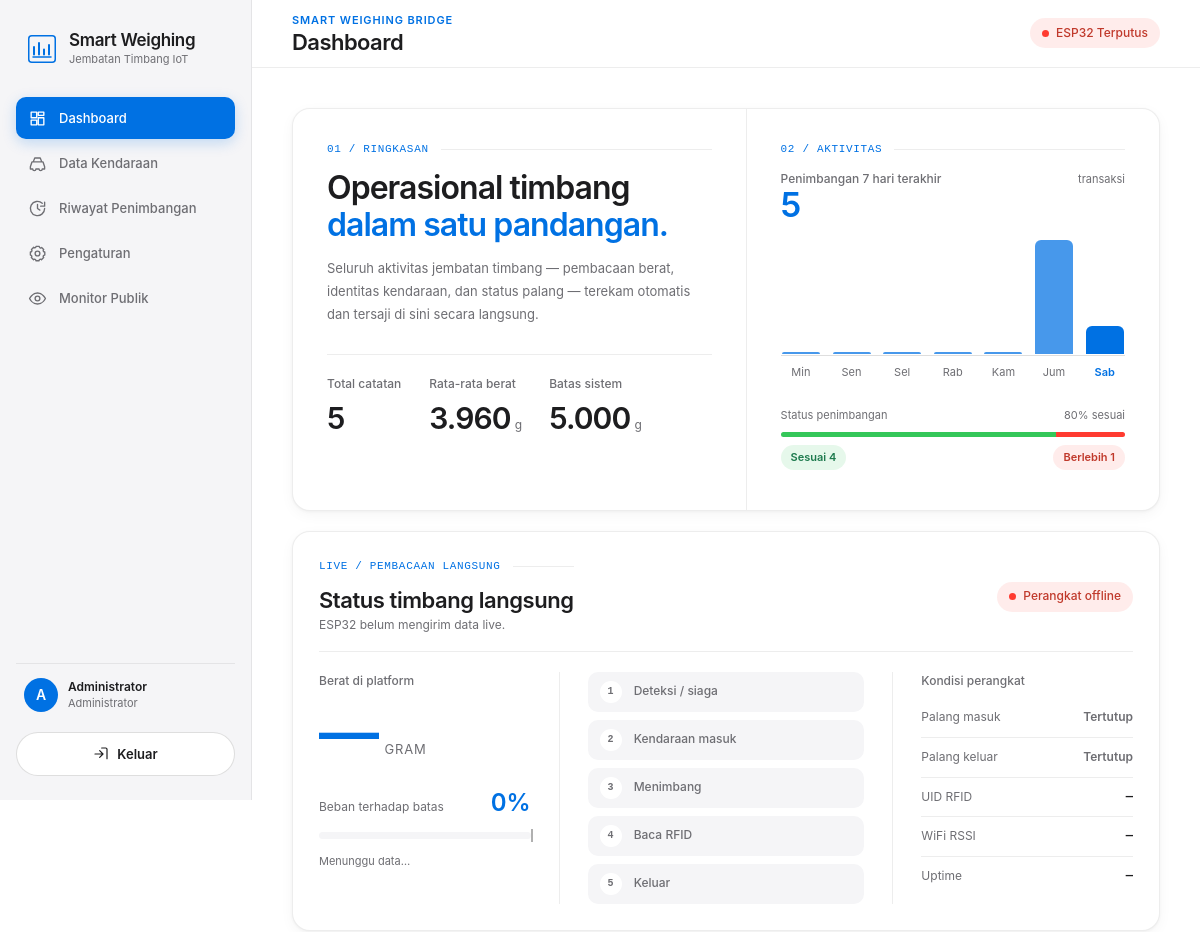
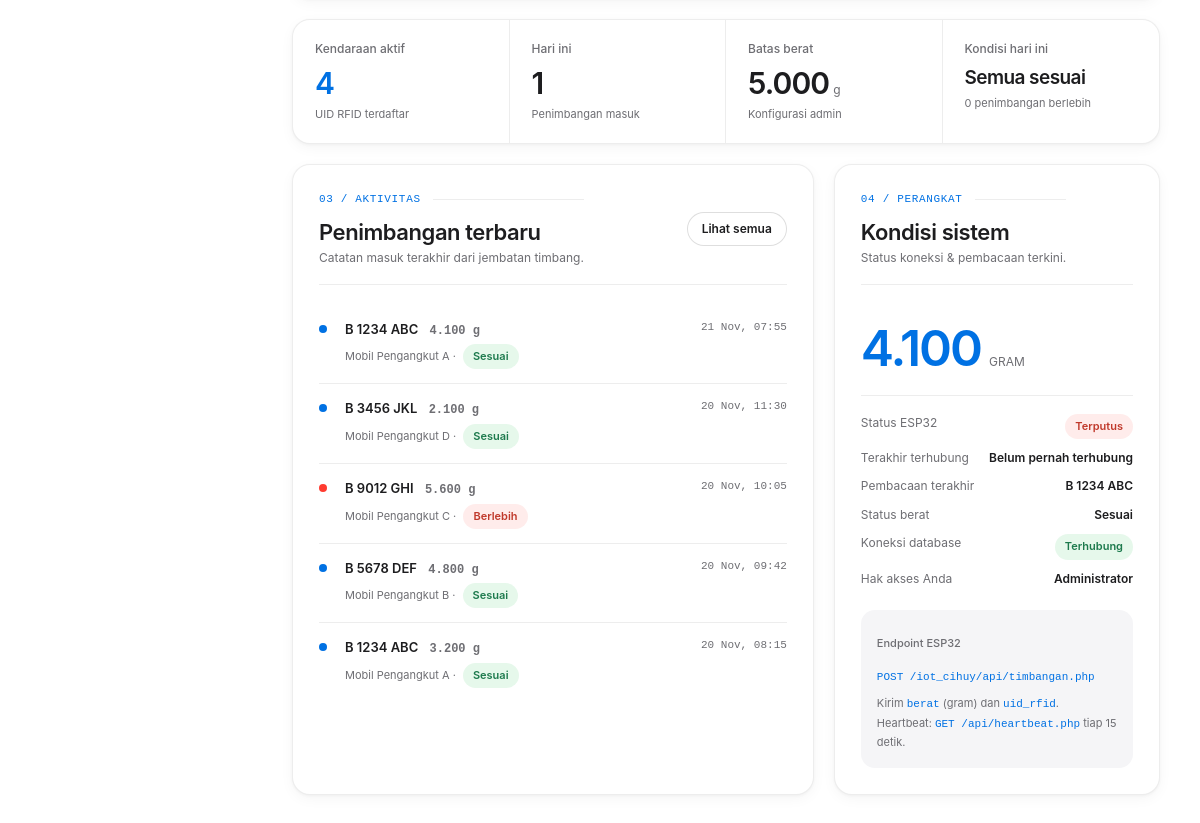
/dashboard.php (signed in), run on the app's committed database (2 pictures, top to bottom).
### tables this page shows
CREATE TABLE IF NOT EXISTS pengaturan (
  id_pengaturan     INT AUTO_INCREMENT PRIMARY KEY,
  nama_pengaturan   VARCHAR(100) NOT NULL UNIQUE,
  nilai_pengaturan  VARCHAR(100) NOT NULL
);

CREATE TABLE IF NOT EXISTS penimbangan (
  id_penimbangan     INT AUTO_INCREMENT PRIMARY KEY,
  id_kendaraan       INT NOT NULL,
  berat              DECIMAL(10,2) NOT NULL COMMENT 'gram',
  batas_berat        DECIMAL(10,2) NOT NULL COMMENT 'gram',
  status_berat       ENUM('Sesuai','Berlebih') NOT NULL,
  waktu_penimbangan  DATETIME NOT NULL DEFAULT CURRENT_TIMESTAMP,
  CONSTRAINT fk_penimbangan_kendaraan FOREIGN KEY (id_kendaraan)
    REFERENCES kendaraan(id_kendaraan) ON DELETE RESTRICT ON UPDATE CASCADE,
  INDEX idx_waktu (waktu_penimbangan),
  INDEX idx_kendaraan (id_kendaraan)
);

CREATE TABLE IF NOT EXISTS kendaraan (
  id_kendaraan     INT AUTO_INCREMENT PRIMARY KEY,
  nomor_kendaraan  VARCHAR(20)  NOT NULL UNIQUE,
  nama_kendaraan   VARCHAR(100) NOT NULL,
  jenis_kendaraan  VARCHAR(50)  NOT NULL,
  uid_rfid         VARCHAR(50)  NOT NULL UNIQUE,
  status           ENUM('Aktif','Tidak Aktif') NOT NULL DEFAULT 'Aktif',
  dibuat_pada      DATETIME NOT NULL DEFAULT CURRENT_TIMESTAMP
);

### dashboard.php (the view, shortened to what the rows shown need)
<?php
require __DIR__ . '/config/database.php';
require __DIR__ . '/includes/auth.php';
$batas = (float) pengaturan('batas_berat', '5000');
$terakhir = $pdo->query(
    'SELECT p.berat, p.status_berat, p.waktu_penimbangan, k.nomor_kendaraan, k.nama_kendaraan
     FROM penimbangan p JOIN kendaraan k ON k.id_kendaraan = p.id_kendaraan
     ORDER BY p.waktu_penimbangan DESC LIMIT 1'
)->fetch();
$riwayat = $pdo->query(
    'SELECT p.id_penimbangan, p.berat, p.status_berat, p.waktu_penimbangan,
            k.nomor_kendaraan, k.nama_kendaraan
     FROM penimbangan p JOIN kendaraan k ON k.id_kendaraan = p.id_kendaraan
     ORDER BY p.waktu_penimbangan DESC LIMIT 6'
)->fetchAll();
require __DIR__ . '/includes/header.php';
?>
<section class="overview">
  <div class="overview-main">
    <h2 class="overview-title">Operasional timbang <em>dalam satu pandangan.</em></h2>
    <div class="overview-foot">
      <div class="kpi"><p class="kpi-label">Batas sistem</p><p class="kpi-value"><?= number_format($batas, 0, ',', '.') ?><span class="stat-unit">g</span></p></div>
    </div>
  </div>
</section>
<section class="card live-panel">
  <div class="card-head">
    <div>
      <h2 class="card-title">Status timbang langsung</h2>
    </div>
  </div>
</section>
<section class="kpi-strip" aria-label="Indikator utama">
  <div class="kpi"><p class="kpi-label">Batas berat</p><p class="kpi-value"><?= number_format($batas, 0, ',', '.') ?><span class="stat-unit">g</span></p><p class="kpi-note">Konfigurasi admin</p></div>
</section>
<div class="grid-2">
  <section class="card">
    <div class="card-head">
      <div><p class="section-index">03 / AKTIVITAS</p><h2 class="card-title">Penimbangan terbaru</h2><p class="card-sub">Catatan masuk terakhir dari jembatan timbang.</p></div>
    </div>
    <div class="timeline">
      <?php if (!$riwayat): ?>
        <p class="muted" style="padding:24px 0">Belum ada data penimbangan.</p>
      <?php else: foreach ($riwayat as $r): ?>
        <div class="timeline-item">
          <span class="timeline-dot <?= $r['status_berat'] === 'Berlebih' ? 'bad' : '' ?>" aria-hidden="true"></span>
          <div>
            <div class="timeline-title"><?= h($r['nomor_kendaraan']) ?> <span class="num muted" style="margin-left:8px"><?= number_format((float)$r['berat'], 0, ',', '.') ?> g</span></div>
            <div class="timeline-sub"><?= h($r['nama_kendaraan']) ?> · <span class="badge <?= $r['status_berat'] === 'Sesuai' ? 'badge-ok' : 'badge-bad' ?>" style="margin-left:4px"><?= h($r['status_berat']) ?></span></div>
          </div>
          <span class="timeline-time"><?= date('d M, H:i', strtotime($r['waktu_penimbangan'])) ?></span>
        </div>
      <?php endforeach; endif; ?>
    </div>
  </section>
  <section class="card">
    <div class="card-head"><div><p class="section-index">04 / PERANGKAT</p><h2 class="card-title">Kondisi sistem</h2><p class="card-sub">Status koneksi & pembacaan terkini.</p></div></div>
    <div class="device-readout">
      <span class="big"><?= $terakhir ? number_format((float)$terakhir['berat'], 0, ',', '.') : '—' ?></span>
      <span class="unit">GRAM</span>
    </div>
    <div class="device-meta">
      <div class="device-meta-row"><span>Terakhir terhubung</span><strong><?= h($espKeterangan) ?></strong></div>
      <div class="device-meta-row"><span>Pembacaan terakhir</span><strong><?= $terakhir ? h($terakhir['nomor_kendaraan']) : '—' ?></strong></div>
      <div class="device-meta-row"><span>Status berat</span><strong><?= $terakhir ? h($terakhir['status_berat']) : '—' ?></strong></div>
    </div>
  </section>
</div>
<?php
require __DIR__ . '/includes/footer.php'; ?>

### includes/header.php (shortened to what the rows shown need)
<?php
$titles = [
    'dashboard.php'  => 'Dashboard',
    'kendaraan.php'  => 'Data Kendaraan',
    'riwayat.php'    => 'Riwayat Penimbangan',
    'pengaturan.php' => 'Pengaturan',
    'lihat.php'      => 'Monitor Publik',
];
$current = basename($_SERVER['PHP_SELF']);
$page_title = $titles[$current] ?? 'Smart Weighing Bridge';
$lastSeenRaw = pengaturan('esp32_last_seen', '');
$lastSeenTs  = ($lastSeenRaw !== '' && $lastSeenRaw !== '0000-00-00 00:00:00')
    ? strtotime($lastSeenRaw) : 0;
$selisihDetik = $lastSeenTs > 0 ? (time() - $lastSeenTs) : -1;
$espOnline   = ($selisihDetik >= 0 && $selisihDetik <= 60);
$espLabel    = $espOnline ? 'ESP32 Terhubung' : 'ESP32 Terputus';
$espKeterangan = $lastSeenTs > 0
    ? date('d M Y, H:i:s', $lastSeenTs)
    : 'Belum pernah terhubung';
?>
<!doctype html>
<html lang="id" data-type="software" data-radius="soft" data-buttons="solid" data-motion>
<head>
  <link rel="stylesheet" href="assets/css/app.css">
</head>
<body class="app">
  <div class="shell">
    <main class="main" id="konten">
      <header class="topbar">
        <div>
          <h1 class="topbar-title"><?= h($page_title) ?></h1>
        </div>
        <div class="topbar-status">
          <span class="pill <?= $espOnline ? 'pill-ok' : 'pill-off' ?>" title="Terakhir terhubung: <?= h($espKeterangan) ?>">
            <span class="dot"></span> <?= $espLabel ?>
          </span>
        </div>
      </header>
      <div class="content">

### data on the page
pengaturan: nilai_pengaturan "Belum pernah terhubung"
pengaturan: nilai_pengaturan "5.000"
penimbangan: id_kendaraan.nomor_kendaraan "B 1234 ABC", berat "4.100", id_kendaraan.nama_kendaraan "Mobil Pengangkut A", status_berat "Sesuai", waktu_penimbangan "21 Nov, 07:55"
penimbangan: id_kendaraan.nomor_kendaraan "B 3456 JKL", berat "2.100", id_kendaraan.nama_kendaraan "Mobil Pengangkut D", status_berat "Sesuai", waktu_penimbangan "20 Nov, 11:30"
penimbangan: id_kendaraan.nomor_kendaraan "B 9012 GHI", berat "5.600", id_kendaraan.nama_kendaraan "Mobil Pengangkut C", status_berat "Berlebih", waktu_penimbangan "20 Nov, 10:05"
penimbangan: id_kendaraan.nomor_kendaraan "B 5678 DEF", berat "4.800", id_kendaraan.nama_kendaraan "Mobil Pengangkut B", status_berat "Sesuai", waktu_penimbangan "20 Nov, 09:42"
penimbangan: id_kendaraan.nomor_kendaraan "B 1234 ABC", berat "3.200", id_kendaraan.nama_kendaraan "Mobil Pengangkut A", status_berat "Sesuai", waktu_penimbangan "20 Nov, 08:15"

### other printed values
mb_substr($user['nama_lengkap'] ?? 'U', 0, 1) "A"
$user['nama_lengkap'] "Administrator"
$role_label "Administrator"
$page_title "Dashboard"
$totalPenimbangan "5"
$rataRata "3.960"
$chartTotal "5"
$d['label'] "Min"
$d['label'] "Sen"
$d['label'] "Sel"
$d['label'] "Rab"
$d['label'] "Kam"
$d['label'] "Jum"
$d['label'] "Sab"
$okPct "80"
